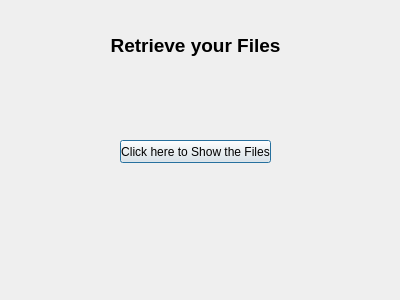
<?xml version="1.0" encoding="UTF-8"?>
<ui version="4.0">
 <class>Dialog</class>
 <widget class="QDialog" name="Dialog">
  <property name="geometry">
   <rect>
    <x>0</x>
    <y>0</y>
    <width>400</width>
    <height>300</height>
   </rect>
  </property>
  <property name="windowTitle">
   <string>Dialog</string>
  </property>
  <widget class="QLabel" name="label">
   <property name="geometry">
    <rect>
     <x>50</x>
     <y>30</y>
     <width>291</width>
     <height>31</height>
    </rect>
   </property>
   <property name="text">
    <string>&lt;html&gt;&lt;head/&gt;&lt;body&gt;&lt;p align=&quot;center&quot;&gt;&lt;span style=&quot; font-size:14pt; font-weight:600;&quot;&gt;Retrieve your Files&lt;/span&gt;&lt;/p&gt;&lt;/body&gt;&lt;/html&gt;</string>
   </property>
  </widget>
  <widget class="QPushButton" name="pushButton">
   <property name="geometry">
    <rect>
     <x>120</x>
     <y>140</y>
     <width>151</width>
     <height>23</height>
    </rect>
   </property>
   <property name="text">
    <string>Click here to Show the Files</string>
   </property>
  </widget>
 </widget>
 <resources/>
 <connections/>
</ui>
